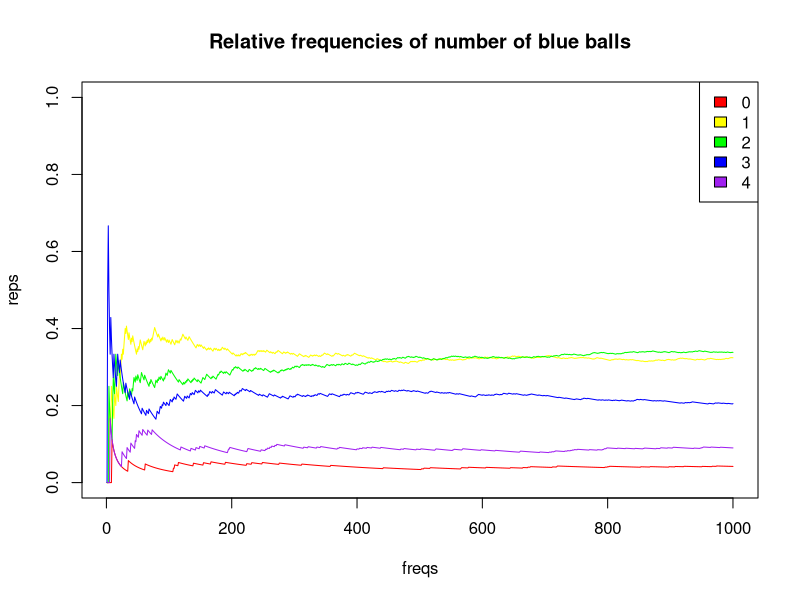

This figure's R source:
## ---- chunk 1
knitr::opts_chunk$set(echo = TRUE)
## ---- chunk 2
box1 = c(rep("blue", 2), "red")
box2 = c(rep("blue", 2), rep("red", 3), "white")

drawn_balls = matrix(nrow = 1000, ncol = 4)

for(x in 1:1000){
  y = runif(1)
  if(y > 0.5){
    drawn_balls[x, ] = sample(box1, size = 4, replace = TRUE)
  } else{
    drawn_balls[x, ] = sample(box2, size = 4)
  }
}
drawn_balls[seq(1, 5, 1), ]
freq_balls = apply(drawn_balls, MARGIN = 1, function(x) length(which(x == "blue")))
rel_freq = table(freq_balls) / 1000
rel_freq

rel_freq_series = matrix(data = 0, nrow = 1000, ncol = 5)
for(i in 2:1000){
  if(freq_balls[i] == 0){
    rel_freq_series[i, 1] = (1 + (i - 1) * rel_freq_series[i - 1, 1]) / i
    rel_freq_series[i, 2] = (i - 1) * (rel_freq_series[i - 1, 2]) / i
    rel_freq_series[i, 3] = (i - 1) * (rel_freq_series[i - 1, 3]) / i
    rel_freq_series[i, 4] = (i - 1) * (rel_freq_series[i - 1, 4]) / i
    rel_freq_series[i, 5] = (i - 1) * (rel_freq_series[i - 1, 5]) / i
  } else if(freq_balls[i] == 1){
    rel_freq_series[i, 2] = (1 + (i - 1) * (rel_freq_series[i - 1, 2])) / i
    rel_freq_series[i, 1] = (i - 1) * (rel_freq_series[i - 1, 1]) / i
    rel_freq_series[i, 3] = (i - 1) * (rel_freq_series[i - 1, 3]) / i
    rel_freq_series[i, 4] = (i - 1) * (rel_freq_series[i - 1, 4]) / i
    rel_freq_series[i, 5] = (i - 1) * (rel_freq_series[i - 1, 5]) / i
  } else if(freq_balls[i] == 2){
    rel_freq_series[i, 3] = (1 + (i - 1) * (rel_freq_series[i - 1, 3])) / i
    rel_freq_series[i, 2] = (i - 1) * (rel_freq_series[i - 1, 2]) / i
    rel_freq_series[i, 1] = (i - 1) * (rel_freq_series[i - 1, 1]) / i
    rel_freq_series[i, 4] = (i - 1) * (rel_freq_series[i - 1, 4]) / i
    rel_freq_series[i, 5] = (i - 1) * (rel_freq_series[i - 1, 5]) / i
  } else if(freq_balls[i] == 3){
    rel_freq_series[i, 4] = (1 + (i - 1) * (rel_freq_series[i - 1, 4])) / i
    rel_freq_series[i, 2] = (i - 1) * (rel_freq_series[i - 1, 2]) / i
    rel_freq_series[i, 3] = (i - 1) * (rel_freq_series[i - 1, 3]) / i
    rel_freq_series[i, 1] = (i - 1) * (rel_freq_series[i - 1, 1]) / i
    rel_freq_series[i, 5] = (i - 1) * (rel_freq_series[i - 1, 5]) / i
  } else{
    rel_freq_series[i, 5] = (1 + (i - 1) * (rel_freq_series[i - 1, 5])) / i
    rel_freq_series[i, 2] = (i - 1) * (rel_freq_series[i - 1, 2]) / i
    rel_freq_series[i, 3] = (i - 1) * (rel_freq_series[i - 1, 3]) / i
    rel_freq_series[i, 4] = (i - 1) * (rel_freq_series[i - 1, 4]) / i
    rel_freq_series[i, 1] = (i - 1) * (rel_freq_series[i - 1, 1]) / i
  }
}
a = seq(1, 1000, 1)
plot(x = a, y = rel_freq_series[, 1], col = "red", xlab = "freqs", ylab = "reps", type = "l", main = "Relative frequencies of number of blue balls", ylim = c(0, 1))
lines(x = a, y = rel_freq_series[, 2], col = "yellow")
lines(x = a, y = rel_freq_series[, 3], col = "green")
lines(x = a, y = rel_freq_series[, 4], col = "blue")
lines(x = a, y = rel_freq_series[, 5], col = "purple")
legend("topright", legend = c(0, 1, 2, 3, 4), fill = c("red", "yellow", "green", "blue", "purple"))
